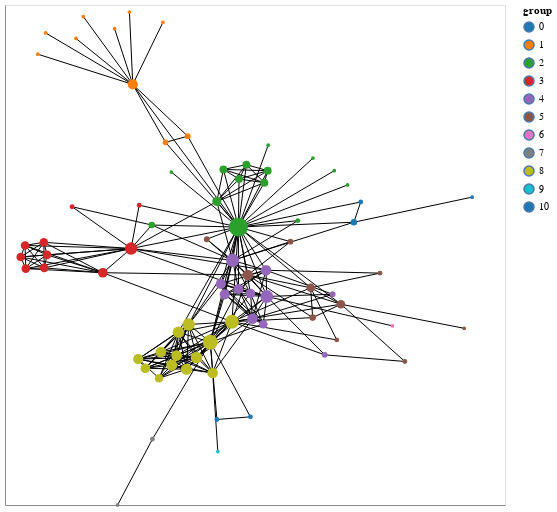

Notebook code for this chart:
### Markdown cell above
##### Customizing visual encodings

In addition, to the node positions the other visual variables can also be changed to reflect design choices and the network data. Let's start with `node_size` and `node_color`:

### Code cell
nxa.draw_networkx(G, pos=pos,
    node_size='degree:Q',
    node_color='group:N',
    cmap = "category10", # pass colormap that is used
    node_tooltip='name:N',
    linewidths=0, # remove borders from circles
).properties(width=500, height=500)

### Figure 1 — Vega-Lite specification as saved in the notebook (floating-point values rounded to 4 significant figures; data arrays with more than 128 entries replaced by an {"elided": "..."} marker saying what was removed)
{"config": {"view": {"continuousWidth": 300, "continuousHeight": 300}}, "layer": [{"data": {"name": "data-a9ee82b8c7c62f068bcd0cbb06772dee"}, "mark": {"type": "line", "color": "black", "opacity": 1, "strokeWidth": 1}, "encoding": {"detail": {"field": "edge", "type": "quantitative"}, "x": {"axis": {"grid": false, "labels": false, "ticks": false, "title": ""}, "field": "x", "type": "quantitative"}, "y": {"axis": {"grid": false, "labels": false, "ticks": false, "title": ""}, "field": "y", "type": "quantitative"}}}, {"data": {"name": "data-cee3e3b62ba46a67790bbacf371862b7"}, "mark": {"type": "point", "fill": "group:N", "opacity": 1, "strokeWidth": 0}, "encoding": {"fill": {"field": "group", "scale": {"scheme": "category10"}, "type": "nominal"}, "size": {"field": "degree", "legend": null, "type": "quantitative"}, "tooltip": {"field": "name", "type": "nominal"}, "x": {"axis": {"grid": false, "labels": false, "ticks": false}, "field": "x", "type": "quantitative"}, "y": {"axis": {"grid": false, "labels": false, "ticks": false}, "field": "y", "type": "quantitative"}}}], "height": 500, "width": 500, "$schema": "https://vega.github.io/schema/vega-lite/v5.8.0.json", "datasets": {"data-a9ee82b8c7c62f068bcd0cbb06772dee": {"elided": "508 records"}, "data-cee3e3b62ba46a67790bbacf371862b7": [{"degree": 10, "y": 0.6823, "group": 1, "name": "Myriel", "x": -0.1933}, {"degree": 1, "y": 0.9718, "group": 1, "name": "Napoleon", "x": -0.2013}, {"degree": 3, "y": 0.4753, "group": 1, "name": "Mlle.Baptistine", "x": -0.06148}, {"degree": 3, "y": 0.4507, "group": 1, "name": "Mme.Magloire", "x": -0.1147}, {"degree": 1, "y": 0.9305, "group": 1, "name": "CountessdeLo", "x": -0.121}, {"degree": 1, "y": 0.9053, "group": 1, "name": "Geborand", "x": -0.237}, {"degree": 1, "y": 0.8663, "group": 1, "name": "Champtercier", "x": -0.3297}, {"degree": 1, "y": 0.9537, "group": 1, "name": "Cravatte", "x": -0.312}, {"degree": 1, "y": 0.8884, "group": 1, "name": "Count", "x": -0.4026}, {"degree": 1, "y": 0.8032, "group": 1, "name": "OldMan", "x": -0.4212}, {"degree": 1, "y": 0.3316, "group": 2, "name": "Labarre", "x": -0.1006}, {"degree": 36, "y": 0.1118, "group": 2, "name": "Valjean", "x": 0.06018}, {"degree": 2, "y": 0.1992, "group": 3, "name": "Marguerite", "x": -0.178}, {"degree": 1, "y": 0.3875, "group": 2, "name": "Mme.deR", "x": 0.239}, {"degree": 1, "y": 0.2801, "group": 2, "name": "Isabeau", "x": 0.3221}, {"degree": 1, "y": 0.3372, "group": 2, "name": "Gervais", "x": 0.2903}, {"degree": 9, "y": -0.07085, "group": 3, "name": "Tholomyes", "x": -0.2651}, {"degree": 7, "y": 0.05084, "group": 3, "name": "Listolier", "x": -0.4068}, {"degree": 7, "y": -0.05161, "group": 3, "name": "Fameuil", "x": -0.4058}, {"degree": 7, "y": -0.007908, "group": 3, "name": "Blacheville", "x": -0.4623}, {"degree": 7, "y": 0.03824, "group": 3, "name": "Favourite", "x": -0.4519}, {"degree": 7, "y": 0.000617, "group": 3, "name": "Dahlia", "x": -0.399}, {"degree": 7, "y": -0.05453, "group": 3, "name": "Zephine", "x": -0.4501}, {"degree": 15, "y": 0.02581, "group": 3, "name": "Fantine", "x": -0.1975}, {"degree": 11, "y": -0.06109, "group": 4, "name": "Mme.Thenardier", "x": 0.1264}, {"degree": 16, "y": -0.1658, "group": 4, "name": "Thenardier", "x": 0.1282}, {"degree": 11, "y": -0.07999, "group": 5, "name": "Cosette", "x": 0.0826}, {"degree": 17, "y": -0.02149, "group": 4, "name": "Javert", "x": 0.04635}, {"degree": 4, "y": 0.1311, "group": 0, "name": "Fauchelevent", "x": 0.3373}, {"degree": 8, "y": 0.214, "group": 2, "name": "Bamatabois", "x": 0.00827}, {"degree": 2, "y": 0.1932, "group": 3, "name": "Perpetue", "x": -0.339}, {"degree": 4, "y": 0.1198, "group": 2, "name": "Simplice", "x": -0.1477}, {"degree": 1, "y": 0.4394, "group": 2, "name": "Scaufflaire", "x": 0.1316}, {"degree": 2, "y": 0.1374, "group": 2, "name": "Woman1", "x": 0.2027}, {"degree": 6, "y": 0.3615, "group": 2, "name": "Judge", "x": 0.07931}, {"degree": 6, "y": 0.3423, "group": 2, "name": "Champmathieu", "x": 0.02419}, {"degree": 6, "y": 0.3039, "group": 2, "name": "Brevet", "x": 0.06165}, {"degree": 6, "y": 0.3372, "group": 2, "name": "Chenildieu", "x": 0.1304}, {"degree": 6, "y": 0.2893, "group": 2, "name": "Cochepaille", "x": 0.1224}, {"degree": 3, "y": -0.3994, "group": 4, "name": "Pontmercy", "x": 0.2674}, {"degree": 1, "y": -0.2835, "group": 6, "name": "Boulatruelle", "x": 0.4298}, {"degree": 11, "y": -0.2549, "group": 4, "name": "Eponine", "x": 0.09395}, {"degree": 3, "y": -0.1571, "group": 4, "name": "Anzelma", "x": 0.2864}, {"degree": 3, "y": 0.06301, "group": 5, "name": "Woman2", "x": -0.01578}, {"degree": 2, "y": 0.2121, "group": 0, "name": "MotherInnocent", "x": 0.3537}, {"degree": 1, "y": 0.2314, "group": 0, "name": "Gribier", "x": 0.621}, {"degree": 1, "y": -1.0, "group": 7, "name": "Jondrette", "x": -0.2298}, {"degree": 2, "y": -0.7363, "group": 7, "name": "Mme.Burgon", "x": -0.1461}, {"degree": 22, "y": -0.3486, "group": 8, "name": "Gavroche", "x": -0.007355}, {"degree": 7, "y": -0.131, "group": 5, "name": "Gillenormand", "x": 0.2336}, {"degree": 2, "y": -0.07256, "group": 5, "name": "Magnon", "x": 0.3999}, {"degree": 7, "y": -0.1969, "group": 5, "name": "Mlle.Gillenormand", "x": 0.3063}, {"degree": 2, "y": -0.4259, "group": 5, "name": "Mme.Pontmercy", "x": 0.4596}, {"degree": 1, "y": -0.2932, "group": 5, "name": "Mlle.Vaubois", "x": 0.6021}, {"degree": 4, "y": -0.2504, "group": 5, "name": "Lt.Gillenormand", "x": 0.2384}, {"degree": 19, "y": -0.2671, "group": 8, "name": "Marius", "x": 0.04457}, {"degree": 2, "y": -0.3396, "group": 5, "name": "BaronessT", "x": 0.2962}, {"degree": 11, "y": -0.4718, "group": 8, "name": "Mabeuf", "x": -0.001572}, {"degree": 15, "y": -0.2781, "group": 8, "name": "Enjolras", "x": -0.05922}, {"degree": 11, "y": -0.402, "group": 8, "name": "Combeferre", "x": -0.08818}, {"degree": 9, "y": -0.453, "group": 8, "name": "Prouvaire", "x": -0.1632}, {"degree": 11, "y": -0.3882, "group": 8, "name": "Feuilly", "x": -0.126}, {"degree": 13, "y": -0.4099, "group": 8, "name": "Courfeyrac", "x": -0.04025}, {"degree": 12, "y": -0.4405, "group": 8, "name": "Bahorel", "x": -0.09981}, {"degree": 13, "y": -0.3092, "group": 8, "name": "Bossuet", "x": -0.08377}, {"degree": 12, "y": -0.457, "group": 8, "name": "Joly", "x": -0.06434}, {"degree": 10, "y": -0.4162, "group": 8, "name": "Grantaire", "x": -0.1803}, {"degree": 1, "y": -0.7864, "group": 9, "name": "MotherPlutarch", "x": 0.01078}, {"degree": 10, "y": -0.136, "group": 4, "name": "Gueulemer", "x": 0.06034}, {"degree": 10, "y": -0.1572, "group": 4, "name": "Babet", "x": 0.02743}, {"degree": 10, "y": -0.1153, "group": 4, "name": "Claquesous", "x": 0.01792}, {"degree": 9, "y": -0.1542, "group": 4, "name": "Montparnasse", "x": 0.08923}, {"degree": 3, "y": 0.05336, "group": 5, "name": "Toussaint", "x": 0.185}, {"degree": 2, "y": -0.6473, "group": 10, "name": "Child1", "x": 0.08902}, {"degree": 2, "y": -0.6579, "group": 10, "name": "Child2", "x": 0.008685}, {"degree": 7, "y": -0.2769, "group": 4, "name": "Brujon", "x": 0.1199}, {"degree": 7, "y": -0.4926, "group": 8, "name": "Mme.Hucheloup", "x": -0.1303}]}}
